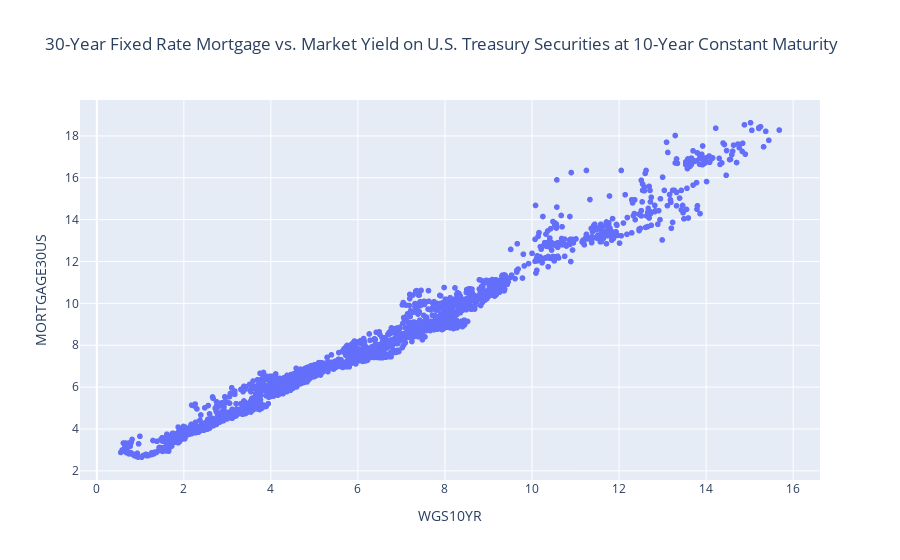

Here is the notebook cell this chart was saved with:
### Markdown cell above
### 30-year mortgage vs 10-year treasury rate

### Code cell
fig = px.scatter(
    df,
    x="WGS10YR",
    y="MORTGAGE30US",
    title="30-Year Fixed Rate Mortgage vs. Market Yield on U.S. Treasury Securities at 10-Year Constant Maturity",
    hover_data={"date": True},
)
# fig.layout.yaxis.tickformat = ",.0%"
# fig.layout.xaxis.tickformat = ",.0%"

fig.show()

### Figure 1 — Plotly figure (JSON) as saved in the notebook; plotly's stock layout.template omitted (floating-point values rounded to 4 significant figures; data arrays with more than 128 entries replaced by an {"elided": "..."} marker saying what was removed)
{"data": [{"customdata": {"elided": "3171x1 str values"}, "hovertemplate": "WGS10YR=%{x}<br>MORTGAGE30US=%{y}<br>date=%{customdata[0]}<extra></extra>", "legendgroup": "", "marker": {"color": "#636efa", "symbol": "circle"}, "mode": "markers", "name": "", "showlegend": false, "type": "scattergl", "x": {"elided": "3171 float values"}, "xaxis": "x", "y": {"elided": "3171 float values"}, "yaxis": "y"}], "layout": {"autosize": true, "legend": {"tracegroupgap": 0}, "title": {"text": "30-Year Fixed Rate Mortgage vs. Market Yield on U.S. Treasury Securities at 10-Year Constant Maturity"}, "xaxis": {"anchor": "y", "autorange": true, "domain": [0, 1], "range": [-0.3554, 16.59], "title": {"text": "WGS10YR"}, "type": "linear"}, "yaxis": {"anchor": "x", "autorange": true, "domain": [0, 1], "range": [1.331, 19.95], "title": {"text": "MORTGAGE30US"}, "type": "linear"}}}
